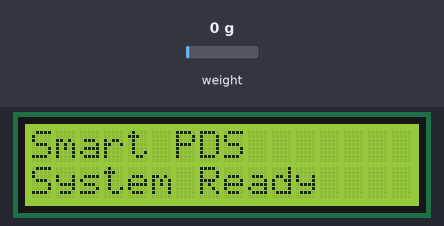
Simulated run of this sketch. Board: ESP32. Shown: 16×2 character LCD. Inputs (shaded band) come from the test bench; at power-on: weight on the scale 0 g. WiFi joins after 1.5 s; servers stay silent unless stated; uploads are accepted with an empty reply; random numbers use the default seed unless the sketch sets one; what the sketch prints to the serial monitor is not drawn.

Above: at 2.6 s.
At 11.8 s:
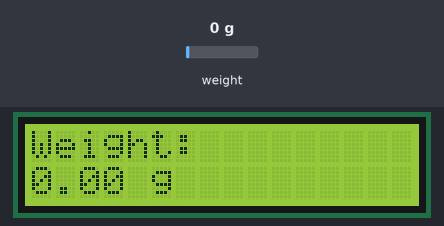
11.9 s: weight on the scale set to 100 g
At 22.9 s:
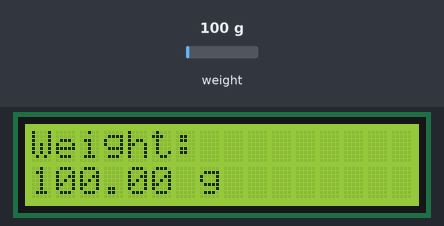
23.1 s: weight on the scale set to 1250 g
At 34.1 s:
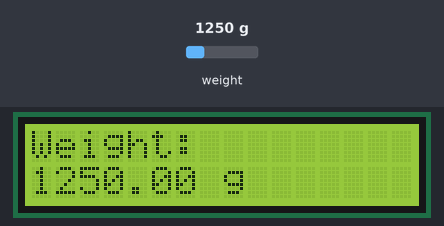
34.3 s: weight on the scale set to 2500 g
At 45.8 s:
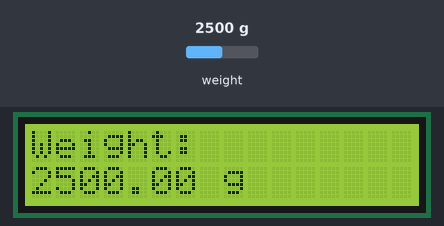
Timing chart, 0 to 47.3 s (numbered marks = the images above; inputs shaded):
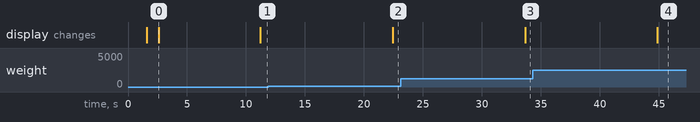

The sketch:

esp32.ino
```cpp
#include "wifi_manager.h"
#include "display.h"
#include "scale.h"
#include "firebase.h"

unsigned long lastSend = 0;

void setup() {
    Serial.begin(115200);

    connectWiFi();
    initDisplay();
    initScale();

    showMessage("Smart PDS", "System Ready");
}

void loop() {
    ensureWiFi();

    if (millis() - lastSend > 10000) {

        float weight = readWeight();

        String json = "{";
        json += "\"weight\":\"" + String(weight) + " g\"";
        json += "}";

        sendToFirebase("test_weight", json);

        showMessage("Weight:", String(weight) + " g");

        lastSend = millis();
    }
}
```

auth.cpp
```cpp
#include <HTTPClient.h>
#include "config.h"
#include "auth.h"

String otp_sent = "";

void sendOTP() {
    otp_sent = String(random(1000, 9999));
    // Twilio sending logic can be implemented here
}

bool verifyOTP(String input){
    return input == otp_sent;
}
```

auth.h
```cpp
#ifndef AUTH_H
#define AUTH_H

void sendOTP();
bool verifyOTP(String input);

#endif
```

display.cpp
```cpp
#include <Wire.h>
#include <LiquidCrystal_I2C.h>
#include "display.h"

LiquidCrystal_I2C lcd(0x27, 16, 2);

void initDisplay() {
    lcd.init();
    lcd.backlight();
    lcd.clear();
}

void showMessage(String line1, String line2){
    lcd.clear();
    lcd.setCursor(0, 0);
    lcd.print(line1);
    lcd.setCursor(0, 1);
    lcd.print(line2);
}
```

display.h
```cpp
#ifndef DISPLAY_H
#define DISPLAY_H

void initDisplay();
void showMessage(String line1, String line2);

#endif
```

firebase.cpp
```cpp
#include <WiFi.h>
#include <HTTPClient.h>
#include "config.h"
#include "firebase.h"

void sendToFirebase(String path, String json) {

    HTTPClient http;

    String url = "https://" + String(FIREBASE_HOST) + "/" + path + ".json?auth=" + FIREBASE_AUTH;

    http.begin(url);
    http.addHeader("Content-Type", "application/json");

    int code = http.PUT(json);

    Serial.print("Firebase response: ");
    Serial.println(code);

    http.end();
}

bool checkNewQR(String &qrData){
    return false; // Not used yet
}
```

firebase.h
```cpp
#ifndef FIREBASE_H
#define FIREBASE_H

void sendToFirebase(String path, String json);
bool checkNewQR(String &qrData);

#endif
```

scale.cpp
```cpp
#include "HX711.h"
#include "scale.h"

#define DOUT 32
#define SCK  33

HX711 scale;
float calibration_factor = 2280.f;

void initScale() {
    scale.begin(DOUT, SCK);
    scale.set_scale(calibration_factor);
    scale.tare();
}

float readWeight() {
    return scale.get_units(10);
}
```

scale.h
```cpp
#ifndef SCALE_H
#define SCALE_H

void initScale();
float readWeight();

#endif
```

wifi_manager.cpp
```cpp
#include <WiFi.h>
#include "config.h"
#include "wifi_manager.h"

void connectWiFi() {
    WiFi.begin(WIFI_SSID, WIFI_PASS);
    while (WiFi.status() != WL_CONNECTED) {
        delay(500);
    }
}

void ensureWiFi() {
    if (WiFi.status() != WL_CONNECTED) {
        WiFi.disconnect();
        WiFi.begin(WIFI_SSID, WIFI_PASS);
    }
}
```

wifi_manager.h
```cpp
#ifndef WIFI_MANAGER_H
#define WIFI_MANAGER_H

void connectWiFi();
void ensureWiFi();

#endif
```

config.h
```cpp
#ifndef CONFIG_H
#define CONFIG_H

#define WIFI_SSID "your_wifi_name"
#define WIFI_PASS "your_wifi_password"

#define FIREBASE_HOST "yourproject.firebaseio.com"
#define FIREBASE_AUTH "your_database_secret"

#endif
```

Measured:
- after the input at 11.9 s, the display: changes after 10.5 s (image 2)
- after the input at 23.1 s, the display: changes after 10.6 s (image 3)
- after the input at 34.3 s, the display: changes after 10.6 s (image 4)
- what the display in image 0 shows lasts 8.6 s, from 2.6 s to 11.2 s
